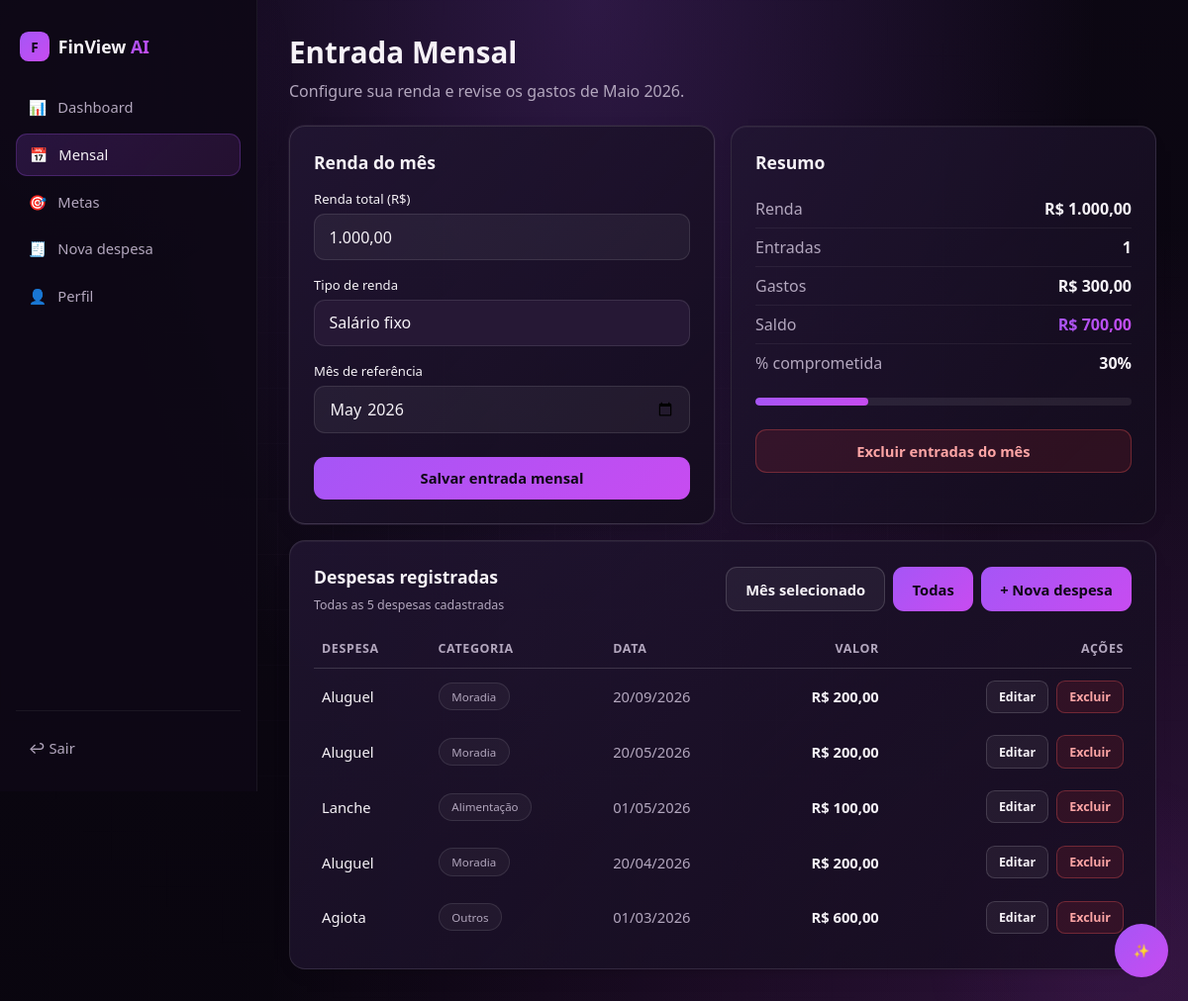
The page /monthly/?month=2026-05&view=all (signed in) on the database its author committed.
### gastos/models.py (models this page shows, shortened)
class Expense(models.Model):
    RECURRENCE_CHOICES = [
        ('fixed', 'Fixa'),
        ('variable', 'Variável'),
    ]
    PRIORITY_CHOICES = [
        ('essential', 'Essencial'),
        ('important', 'Importante'),
        ('superfluous', 'Dispensável'),
    ]
    user = models.ForeignKey(User, on_delete=models.CASCADE, related_name='expenses')
    name = models.CharField(max_length=120)
    amount = models.DecimalField(max_digits=10, decimal_places=2)
    date = models.DateField()
    category = models.CharField(max_length=60)
    recurrence = models.CharField(max_length=20, choices=RECURRENCE_CHOICES, default='variable')
    priority = models.CharField(max_length=20, choices=PRIORITY_CHOICES, default='essential')
    notes = models.TextField(blank=True)
    created_at = models.DateTimeField(auto_now_add=True)
    updated_at = models.DateTimeField(auto_now=True)
    class Meta:
        ordering = ['-date', '-created_at']
    @property
    def amount_display(self):
        value = f'{self.amount:,.2f}'.replace(',', 'X').replace('.', ',').replace('X', '.')
        return f'R$ {value}'

### gastos/views.py (the view, shortened to what this page needs)
# urls.py: path('monthly/', views.monthly, name='monthly'),
def monthly(request):
    user, response = require_session_user(request)
    if response:
        return response
    reference_month = month_from_input(request.GET.get('month'))
    ensure_fixed_expenses_for_month(request.user, reference_month)
    income_entries = MonthlyIncome.objects.filter(user=request.user, reference_month=reference_month)
    monthly_expenses = Expense.objects.filter(user=request.user, date__year=reference_month.year, date__month=reference_month.month)
    show_all_expenses = request.GET.get('view') == 'all'
    listed_expenses = Expense.objects.filter(user=request.user) if show_all_expenses else monthly_expenses
    total_expenses = monthly_expenses.aggregate(total=Sum('amount'))['total'] or Decimal('0')
    all_expenses_count = Expense.objects.filter(user=request.user).count()
    listed_expenses_count = listed_expenses.count()
    income_amount = income_entries.aggregate(total=Sum('amount'))['total'] or Decimal('0')
    balance = income_amount - total_expenses
    committed = int((total_expenses / income_amount) * 100) if income_amount else 0
    return render_page(
        request,
        'gastos/monthly.html',
        active_page='monthly',
        user=user,
        expenses=listed_expenses,
        income_entries=income_entries,
        income_count=income_entries.count(),
        income_amount=income_amount,
        income_amount_display=money(income_amount),
        current_month=month_label(reference_month),
        current_month_input=month_input(reference_month),
        show_all_expenses=show_all_expenses,
        all_expenses_count=all_expenses_count,
        listed_expenses_count=listed_expenses_count,
        monthly_expenses_url=monthly_url(reference_month),
        all_expenses_url=monthly_all_url(reference_month),
        total_expenses=total_expenses,
        total_expenses_display=money(total_expenses),
        balance=balance,
        balance_display=money(balance),
        committed=committed,
    )

### gastos/views.py (called while the page is built, shortened)
def current_month_label():
    today = timezone.localdate()
    return month_label(today)

def month_label(value):
    return f'{MONTH_NAMES[value.month - 1]} {value.year}'

def current_month_input():
    return month_input(timezone.localdate())

def month_input(value):
    return value.strftime('%Y-%m')

def current_date_input():
    return timezone.localdate().isoformat()

def month_from_input(value):
    if not value:
        return current_month_date()
    try:
        year, month = value.split('-', 1)
        return timezone.datetime(int(year), int(month), 1).date()
    except (TypeError, ValueError):
        return current_month_date()

def monthly_url(reference_month):
    return f'{reverse("gastos:monthly")}?month={month_input(reference_month)}'

def monthly_all_url(reference_month):
    return f'{monthly_url(reference_month)}&view=all'

def date_for_month(reference_month, source_day):
    last_day = calendar.monthrange(reference_month.year, reference_month.month)[1]
    return reference_month.replace(day=min(source_day, last_day))

def ensure_fixed_expenses_for_month(user, reference_month):
    month_start = reference_month.replace(day=1)
    fixed_sources = Expense.objects.filter(user=user, recurrence='fixed', date__lt=month_start).order_by('date')
    created = 0
    for source in fixed_sources:
        target_date = date_for_month(reference_month, source.date.day)
        exists = Expense.objects.filter(
            user=user,
            recurrence='fixed',
            name=source.name,
            amount=source.amount,
            category=source.category,
            date=target_date,
        ).exists()
        if exists:
            continue
    return created

def money(value):
    return f'R$ {value:,.2f}'.replace(',', 'X').replace('.', ',').replace('X', '.')

def session_user(request):
    if not request.user.is_authenticated:
        return None
    full_name = request.user.get_full_name() or default_user_from_email(request.user.email)
    return {
        'name': full_name,
        'email': request.user.email,
        'goal': request.user.profile.goal if hasattr(request.user, 'profile') else 'Controlar gastos',
        'initial': full_name[:1].upper() or 'U',
    }

def require_session_user(request):
    if not request.user.is_authenticated:
        return None, redirect('gastos:login')
    return session_user(request), None

### templates/gastos/monthly.html (shortened to what this page needs)
{% load static %}
<!DOCTYPE html>
<html lang="pt-BR">
<head>
<link rel="stylesheet" href="{% static 'assets/css/styles.css' %}" />
</head>
<body>
<div class="bg-anim"><div class="blob b1"></div><div class="blob b2"></div><div class="blob b3"></div></div><div class="bg-grid"></div>
<div class="app">
<aside class="sidebar">
  <div class="brand"><a href="{% url 'gastos:landing' %}" class="logo"><span class="dot">F</span><span>FinView <span class="text-gradient">AI</span></span></a></div>
  <a href="{% url 'gastos:dashboard' %}?month={{ current_month_input }}" class="nav-item "><span>📊</span>Dashboard</a>
<a href="{% url 'gastos:monthly' %}?month={{ current_month_input }}" class="nav-item active"><span>📅</span>Mensal</a>
<a href="{% url 'gastos:goals' %}" class="nav-item "><span>🎯</span>Metas</a>
<a href="{% url 'gastos:new_expense' %}?month={{ current_month_input }}" class="nav-item "><span>🧾</span>Nova despesa</a>
<a href="{% url 'gastos:profile' %}" class="nav-item "><span>👤</span>Perfil</a>
  <div style="margin-top:auto;padding-top:1rem;border-top:1px solid hsl(0 0% 100% / .06)">
    <a href="{% url 'gastos:logout' %}" class="nav-item">↩ Sair</a>
  </div>
</aside>
  <main class="main">
<div style="max-width:1100px">
  <div class="mb-6">
    <h1 class="font-display text-3xl font-bold">Entrada Mensal</h1>
    <p class="muted mt-2">Configure sua renda e revise os gastos de {{ current_month }}.</p>
  </div>
  <div class="grid g2">
    <form class="glass-strong" action="{% url 'gastos:monthly' %}" method="post">
      <h3 class="font-display font-semibold text-lg mb-4">Renda do mês</h3>
      <label class="label">Renda total (R$)</label>
      <input class="input money-input" name="income_amount" type="text" inputmode="decimal" autocomplete="off" placeholder="0,00" value="{{ income_amount|default:'' }}" required />
      <label class="label mt-4">Tipo de renda</label>
      <select class="select" name="income_type"><option value="fixed">Salário fixo</option><option value="variable">Freelance / Variável</option></select>
      <label class="label mt-4">Mês de referência</label>
      <input class="input" name="reference_month" type="month" value="{{ current_month_input }}" />
      <button class="btn btn-primary mt-6" style="width:100%">Salvar entrada mensal</button>
    </form>
    <div class="glass">
      <h3 class="font-display font-semibold text-lg mb-4">Resumo</h3>
      <div class="flex justify-between" style="padding:.5rem 0;border-bottom:1px solid hsl(0 0% 100% / .06)"><span class="muted">Renda</span><span class="font-bold">{{ income_amount_display }}</span></div>
      <div class="flex justify-between" style="padding:.5rem 0;border-bottom:1px solid hsl(0 0% 100% / .06)"><span class="muted">Entradas</span><span class="font-bold">{{ income_count }}</span></div>
      <div class="flex justify-between" style="padding:.5rem 0;border-bottom:1px solid hsl(0 0% 100% / .06)"><span class="muted">Gastos</span><span class="font-bold">{{ total_expenses_display }}</span></div>
      <div class="flex justify-between" style="padding:.5rem 0;border-bottom:1px solid hsl(0 0% 100% / .06)"><span class="muted">Saldo</span><span class="font-bold text-gradient">{{ balance_display }}</span></div>
      <div class="flex justify-between" style="padding:.5rem 0"><span class="muted">% comprometida</span><span class="font-bold">{{ committed }}%</span></div>
      <div class="bar-track mt-4"><div class="bar-fill" style="width:{{ committed }}%"></div></div>
      {% if income_count %}
        <form action="{% url 'gastos:delete_monthly_income' %}" method="post" class="mt-6" onsubmit="return confirm('Excluir a entrada mensal deste mês? As despesas cadastradas serão mantidas.');">
          <button type="submit" class="btn btn-danger" style="width:100%">Excluir entradas do mês</button>
        </form>
      {% endif %}
    </div>
  </div>
  <div class="glass mt-4">
    <div class="flex justify-between items-center mb-4" style="flex-wrap:wrap;gap:1rem">
      <div>
        <h3 class="font-display font-semibold text-lg">Despesas registradas</h3>
        <p class="text-xs muted mt-2">{% if show_all_expenses %}Todas as {{ listed_expenses_count }} despesas cadastradas{% else %}{{ listed_expenses_count }} despesas em {{ current_month }}{% endif %}</p>
      </div>
      <div class="flex gap-2" style="flex-wrap:wrap">
        <a href="{{ monthly_expenses_url }}" class="btn {% if show_all_expenses %}btn-outline{% else %}btn-primary{% endif %}">Mês selecionado</a>
        <a href="{{ all_expenses_url }}" class="btn {% if show_all_expenses %}btn-primary{% else %}btn-outline{% endif %}">Todas</a>
        <a href="{% url 'gastos:new_expense' %}?month={{ current_month_input }}" class="btn btn-primary">+ Nova despesa</a>
      </div>
    </div>
    <div style="overflow-x:auto">
      <table style="width:100%;border-collapse:collapse;font-size:.92rem">
        <thead><tr style="text-align:left;border-bottom:1px solid hsl(0 0% 100% / .08);color:hsl(var(--muted-foreground));font-size:.78rem;text-transform:uppercase;letter-spacing:.05em">
          <th style="padding:.7rem .5rem">Despesa</th><th style="padding:.7rem .5rem">Categoria</th><th style="padding:.7rem .5rem">Data</th><th style="padding:.7rem .5rem;text-align:right">Valor</th><th style="padding:.7rem .5rem;text-align:right">Ações</th>
        </tr></thead>
        <tbody>{% for expense in expenses %}<tr><td style="padding:.7rem .5rem">{{ expense.name }}</td><td style="padding:.7rem .5rem"><span class="chip">{{ expense.category }}</span></td><td style="padding:.7rem .5rem" class="muted">{{ expense.date|date:"d/m/Y" }}</td><td style="padding:.7rem .5rem;text-align:right;font-weight:600">{{ expense.amount_display }}</td><td style="padding:.7rem .5rem;text-align:right"><div class="flex gap-2" style="justify-content:flex-end;flex-wrap:wrap"><a href="{% url 'gastos:edit_expense' expense.id %}" class="btn btn-outline btn-sm">Editar</a><form action="{% url 'gastos:delete_expense' expense.id %}" method="post" onsubmit="return confirm('Excluir esta despesa?');">{% csrf_token %}{% if show_all_expenses %}<input type="hidden" name="return_to_all" value="1" />{% endif %}<button type="submit" class="btn btn-danger btn-sm">Excluir</button></form></div></td></tr>{% empty %}<tr><td colspan="5" style="padding:1rem .5rem;text-align:center" class="muted">Nenhuma despesa registrada ainda.</td></tr>{% endfor %}</tbody>
      </table>
    </div>
  </div>
</div>
</main>
</div>
{% include 'gastos/partials/ai_panel.html' %}
</body></html>

### rows shown on the page
Expense: name "Aluguel", category "Moradia", date "20/09/2026", amount_display "R$ 200,00"
Expense: name "Aluguel", category "Moradia", date "20/05/2026", amount_display "R$ 200,00"
Expense: name "Lanche", category "Alimentação", date "01/05/2026", amount_display "R$ 100,00"
Expense: name "Aluguel", category "Moradia", date "20/04/2026", amount_display "R$ 200,00"
Expense: name "Agiota", category "Outros", date "01/03/2026", amount_display "R$ 600,00"

### other values the page prints
{{ current_month }} "Maio 2026"
{{ income_amount_display }} "R$ 1.000,00"
{{ income_count }} "1"
{{ total_expenses_display }} "R$ 300,00"
{{ committed }} "30"
{{ listed_expenses_count }} "5"
